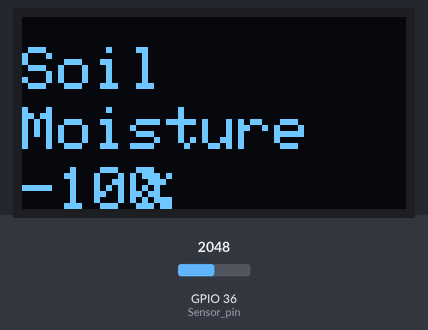
A sketch run on a simulated ESP32. On the bench: 128×64 one-colour display. The test bench sets the inputs (shaded band); at power-on: GPIO 36 (Sensor_pin) = 2048. WiFi joins after 1.5 s; servers stay silent unless stated; no MQTT or app messages arrive unless stated; what the sketch prints to the serial monitor is not drawn.

Above: at 2.7 s.
2.8 s: GPIO 36 (Sensor_pin) set to 2101
At 8.5 s:
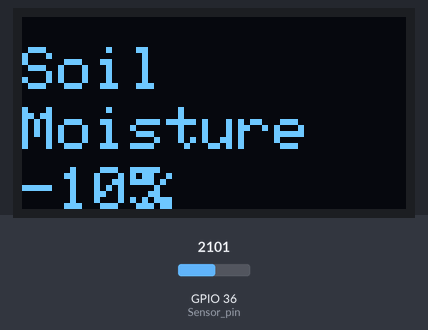
9.5 s: GPIO 36 (Sensor_pin) set to 2866
At 14.0 s:
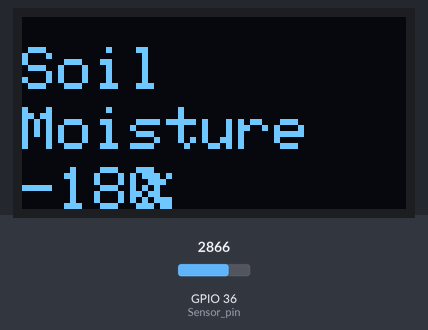
16.2 s: GPIO 36 (Sensor_pin) set to 3603
At 20.8 s:
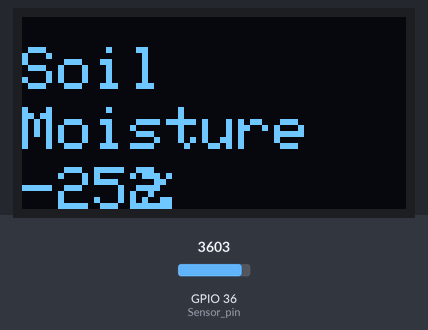
Timing chart, 0 to 22.3 s (numbered marks = the images above; inputs shaded):
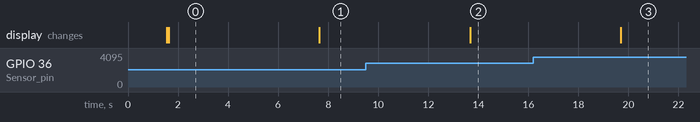

Measured:
- the behaviour switches between 2056 and 2057 on GPIO 36 (Sensor_pin) (found by bisection; images 0 and 1)
- after the input at 2.8 s, the display: changes after 4.8 s (image 1)
- after the input at 9.5 s, the display: changes after 4.2 s (image 2)
- after the input at 16.2 s, the display: changes after 3.5 s (image 3)

The sketch:

Detect_SoilMoisture.ino
```cpp
#include <WiFi.h>
#include <Wire.h>
#include <Adafruit_GFX.h>
#include <Adafruit_SSD1306.h>
#include "Adafruit_MQTT.h"
#include "Adafruit_MQTT_Client.h"

/*Wifi Credentials*/
const char *ssid =  "Vivo1920";     // WiFi Name
const char *pass =  "shafi1234"; // WiFi Password

/*For OLED DISPLAY*/
#define SCREEN_WIDTH 128
#define SCREEN_HEIGHT 64

Adafruit_SSD1306 display(SCREEN_WIDTH, SCREEN_HEIGHT, &Wire, -1); //-1 means OLED do not have a reset pin

WiFiClient client;

//AidaFruit Credentials

#define MQTT_SERV "io.adafruit.com"
#define MQTT_PORT 1883
#define MQTT_NAME "hussshafiul" // Adafruit IO Username
#define MQTT_PASS "aio_DwVh62wuoHlT2v36r04gpu1LYEDQ" // Adafruit IO AIO key

const int Sensor_pin = 36;
int Sensor_value;

Adafruit_MQTT_Client mqtt(&client, MQTT_SERV, MQTT_PORT, MQTT_NAME, MQTT_PASS);
Adafruit_MQTT_Publish Sensor_data = Adafruit_MQTT_Publish(&mqtt, MQTT_NAME "/f/ESP32_Soil_Moisture_Monitor");

void setup()
{
  Serial.begin(115200);
  delay(10);
  WiFi.begin(ssid, pass);
  while (WiFi.status() != WL_CONNECTED)
  {
    delay(500);
    Serial.print(".");
  }
  Serial.println("");
  Serial.println("WiFi connected");

  display.begin(SSD1306_SWITCHCAPVCC, 0x3C);
}
 void loop()
{
    MQTT_connect();
  Sensor_value = ( 100 - ( (analogRead(Sensor_pin) / 1023.00) * 100 ) );

  Serial.print("Soil Moisture is  = ");
  Serial.print(Sensor_value);
  Serial.println("%");

  display.clearDisplay();
  display.setTextSize(2);
  display.setTextColor(WHITE);
  display.setCursor(0, 10);
  display.println("Soil");
  display.setCursor(0, 30);
  display.println("Moisture");
  display.setCursor(0, 50);
  display.println(Sensor_value);
  display.setCursor(40, 50);
  display.println("%");
  display.display();

       if (! Sensor_data.publish(Sensor_value))
       {
         delay(5000);
          }
 delay(6000);
}

//Function to connect to Aidafruit

void MQTT_connect() {

  int8_t again;

  if (mqtt.connected()) {

    return;

  }

  //Prompt for connection
 Serial.print("Connecting to Adafruit IO");

uint8_t retry = 5;

  //Reconnection To Aidafruit
  while ((again = mqtt.connect()) != 0) {

       Serial.println(mqtt.connectErrorString(again));

       Serial.println("Retrying Adafruit connection in 5 seconds...");

       mqtt.disconnect();

       delay(5000);

       retry--;

       if (retry == 0) {

         while (1);

       }

  }
  Serial.println("");

  Serial.println("Adafruit IO is Connected!");

}
```
